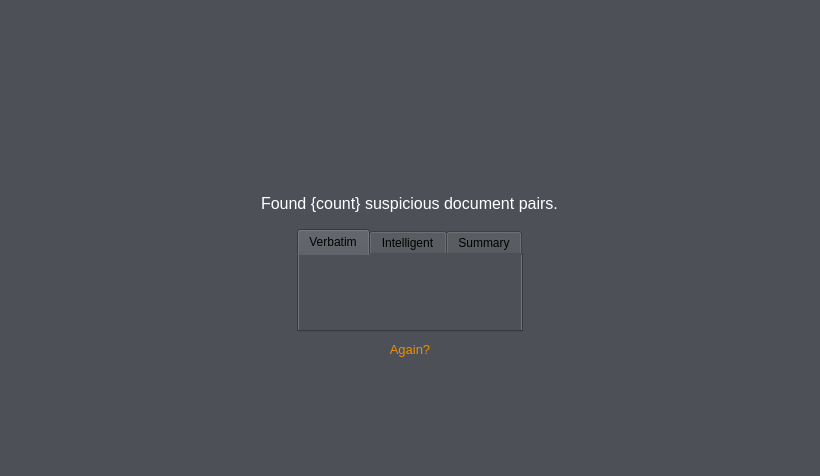
<?xml version="1.0" encoding="UTF-8"?>
<ui version="4.0">
    <class>results_widget</class>
    <widget class="QWidget" name="results_widget">
        <property name="geometry">
            <rect>
                <x>0</x>
                <y>0</y>
                <width>820</width>
                <height>476</height>
            </rect>
        </property>
        <property name="windowTitle">
            <string>Form</string>
        </property>
        <property name="styleSheet">
            <string notr="true">background-color: rgb(77, 80, 87);</string>
        </property>
        <layout class="QVBoxLayout" name="verticalLayout">
            <item>
                <spacer name="top_spacer">
                    <property name="orientation">
                        <enum>Qt::Vertical</enum>
                    </property>
                    <property name="sizeHint" stdset="0">
                        <size>
                            <width>20</width>
                            <height>40</height>
                        </size>
                    </property>
                </spacer>
            </item>
            <item alignment="Qt::AlignHCenter">
                <widget class="QLabel" name="logo_label">
                    <property name="sizePolicy">
                        <sizepolicy hsizetype="Expanding" vsizetype="Fixed">
                            <horstretch>0</horstretch>
                            <verstretch>0</verstretch>
                        </sizepolicy>
                    </property>
                    <property name="minimumSize">
                        <size>
                            <width>0</width>
                            <height>43</height>
                        </size>
                    </property>
                    <property name="maximumSize">
                        <size>
                            <width>16777215</width>
                            <height>16777215</height>
                        </size>
                    </property>
                    <property name="text">
                        <string>&lt;html&gt;&lt;head/&gt;&lt;body&gt;&lt;p align=&quot;center&quot;&gt;&lt;img src=&quot;:/logo.png&quot;/&gt;&lt;/p&gt;&lt;/body&gt;&lt;/html&gt;</string>
                    </property>
                </widget>
            </item>
            <item>
                <spacer name="logo_heading_spacer">
                    <property name="orientation">
                        <enum>Qt::Vertical</enum>
                    </property>
                    <property name="sizeType">
                        <enum>QSizePolicy::Fixed</enum>
                    </property>
                    <property name="sizeHint" stdset="0">
                        <size>
                            <width>20</width>
                            <height>30</height>
                        </size>
                    </property>
                </spacer>
            </item>
            <item alignment="Qt::AlignHCenter">
                <widget class="QLabel" name="doc_pairs_label">
                    <property name="styleSheet">
                        <string notr="true">color: rgb(255, 255, 255);
                            font-size: 12pt;
                            margin-bottom: 10;
                        </string>
                    </property>
                    <property name="text">
                        <string>Found {count} suspicious document pairs.</string>
                    </property>
                </widget>
            </item>
            <item alignment="Qt::AlignHCenter">
                <widget class="QTabWidget" name="doc_pair_tabs">
                    <property name="minimumSize">
                        <size>
                            <width>220</width>
                            <height>0</height>
                        </size>
                    </property>
                    <property name="currentIndex">
                        <number>0</number>
                    </property>
                    <widget class="QWidget" name="verbatim_tab">
                        <attribute name="title">
                            <string>Verbatim</string>
                        </attribute>
                        <layout class="QVBoxLayout" name="verticalLayout_2">
                            <property name="spacing">
                                <number>0</number>
                            </property>
                            <property name="leftMargin">
                                <number>1</number>
                            </property>
                            <property name="topMargin">
                                <number>1</number>
                            </property>
                            <property name="rightMargin">
                                <number>1</number>
                            </property>
                            <property name="bottomMargin">
                                <number>1</number>
                            </property>
                            <item>
                                <widget class="QTableView" name="verbatim_results">
                                    <property name="minimumSize">
                                        <size>
                                            <width>0</width>
                                            <height>0</height>
                                        </size>
                                    </property>
                                    <property name="palette">
                                        <palette>
                                            <active>
                                                <colorrole role="Button">
                                                    <brush brushstyle="SolidPattern">
                                                        <color alpha="255">
                                                            <red>77</red>
                                                            <green>80</green>
                                                            <blue>87</blue>
                                                        </color>
                                                    </brush>
                                                </colorrole>
                                                <colorrole role="Base">
                                                    <brush brushstyle="SolidPattern">
                                                        <color alpha="255">
                                                            <red>77</red>
                                                            <green>80</green>
                                                            <blue>87</blue>
                                                        </color>
                                                    </brush>
                                                </colorrole>
                                                <colorrole role="Window">
                                                    <brush brushstyle="SolidPattern">
                                                        <color alpha="255">
                                                            <red>77</red>
                                                            <green>80</green>
                                                            <blue>87</blue>
                                                        </color>
                                                    </brush>
                                                </colorrole>
                                                <colorrole role="Highlight">
                                                    <brush brushstyle="SolidPattern">
                                                        <color alpha="255">
                                                            <red>109</red>
                                                            <green>119</green>
                                                            <blue>130</blue>
                                                        </color>
                                                    </brush>
                                                </colorrole>
                                                <colorrole role="HighlightedText">
                                                    <brush brushstyle="SolidPattern">
                                                        <color alpha="255">
                                                            <red>0</red>
                                                            <green>0</green>
                                                            <blue>0</blue>
                                                        </color>
                                                    </brush>
                                                </colorrole>
                                            </active>
                                            <inactive>
                                                <colorrole role="Button">
                                                    <brush brushstyle="SolidPattern">
                                                        <color alpha="255">
                                                            <red>77</red>
                                                            <green>80</green>
                                                            <blue>87</blue>
                                                        </color>
                                                    </brush>
                                                </colorrole>
                                                <colorrole role="Base">
                                                    <brush brushstyle="SolidPattern">
                                                        <color alpha="255">
                                                            <red>77</red>
                                                            <green>80</green>
                                                            <blue>87</blue>
                                                        </color>
                                                    </brush>
                                                </colorrole>
                                                <colorrole role="Window">
                                                    <brush brushstyle="SolidPattern">
                                                        <color alpha="255">
                                                            <red>77</red>
                                                            <green>80</green>
                                                            <blue>87</blue>
                                                        </color>
                                                    </brush>
                                                </colorrole>
                                                <colorrole role="Highlight">
                                                    <brush brushstyle="SolidPattern">
                                                        <color alpha="255">
                                                            <red>109</red>
                                                            <green>119</green>
                                                            <blue>130</blue>
                                                        </color>
                                                    </brush>
                                                </colorrole>
                                                <colorrole role="HighlightedText">
                                                    <brush brushstyle="SolidPattern">
                                                        <color alpha="255">
                                                            <red>0</red>
                                                            <green>0</green>
                                                            <blue>0</blue>
                                                        </color>
                                                    </brush>
                                                </colorrole>
                                            </inactive>
                                            <disabled>
                                                <colorrole role="Button">
                                                    <brush brushstyle="SolidPattern">
                                                        <color alpha="255">
                                                            <red>77</red>
                                                            <green>80</green>
                                                            <blue>87</blue>
                                                        </color>
                                                    </brush>
                                                </colorrole>
                                                <colorrole role="Base">
                                                    <brush brushstyle="SolidPattern">
                                                        <color alpha="255">
                                                            <red>77</red>
                                                            <green>80</green>
                                                            <blue>87</blue>
                                                        </color>
                                                    </brush>
                                                </colorrole>
                                                <colorrole role="Window">
                                                    <brush brushstyle="SolidPattern">
                                                        <color alpha="255">
                                                            <red>77</red>
                                                            <green>80</green>
                                                            <blue>87</blue>
                                                        </color>
                                                    </brush>
                                                </colorrole>
                                                <colorrole role="Highlight">
                                                    <brush brushstyle="SolidPattern">
                                                        <color alpha="255">
                                                            <red>0</red>
                                                            <green>120</green>
                                                            <blue>215</blue>
                                                        </color>
                                                    </brush>
                                                </colorrole>
                                                <colorrole role="HighlightedText">
                                                    <brush brushstyle="SolidPattern">
                                                        <color alpha="255">
                                                            <red>0</red>
                                                            <green>0</green>
                                                            <blue>0</blue>
                                                        </color>
                                                    </brush>
                                                </colorrole>
                                            </disabled>
                                        </palette>
                                    </property>
                                    <property name="frameShape">
                                        <enum>QFrame::NoFrame</enum>
                                    </property>
                                    <property name="verticalScrollBarPolicy">
                                        <enum>Qt::ScrollBarAsNeeded</enum>
                                    </property>
                                    <property name="horizontalScrollBarPolicy">
                                        <enum>Qt::ScrollBarAsNeeded</enum>
                                    </property>
                                    <property name="sizeAdjustPolicy">
                                        <enum>QAbstractScrollArea::AdjustToContents</enum>
                                    </property>
                                    <property name="editTriggers">
                                        <set>QAbstractItemView::NoEditTriggers</set>
                                    </property>
                                    <property name="tabKeyNavigation">
                                        <bool>true</bool>
                                    </property>
                                    <property name="selectionMode">
                                        <enum>QAbstractItemView::SingleSelection</enum>
                                    </property>
                                    <property name="selectionBehavior">
                                        <enum>QAbstractItemView::SelectRows</enum>
                                    </property>
                                    <attribute name="horizontalHeaderStretchLastSection">
                                        <bool>true</bool>
                                    </attribute>
                                    <attribute name="verticalHeaderVisible">
                                        <bool>false</bool>
                                    </attribute>
                                </widget>
                            </item>
                        </layout>
                    </widget>
                    <widget class="QWidget" name="intelligent_tab">
                        <attribute name="title">
                            <string>Intelligent</string>
                        </attribute>
                        <layout class="QVBoxLayout" name="verticalLayout_3">
                            <property name="leftMargin">
                                <number>1</number>
                            </property>
                            <property name="topMargin">
                                <number>1</number>
                            </property>
                            <property name="rightMargin">
                                <number>1</number>
                            </property>
                            <property name="bottomMargin">
                                <number>1</number>
                            </property>
                            <item>
                                <widget class="QTableView" name="intelligent_results">
                                    <property name="minimumSize">
                                        <size>
                                            <width>220</width>
                                            <height>0</height>
                                        </size>
                                    </property>
                                    <property name="palette">
                                        <palette>
                                            <active>
                                                <colorrole role="Button">
                                                    <brush brushstyle="SolidPattern">
                                                        <color alpha="255">
                                                            <red>77</red>
                                                            <green>80</green>
                                                            <blue>87</blue>
                                                        </color>
                                                    </brush>
                                                </colorrole>
                                                <colorrole role="Base">
                                                    <brush brushstyle="SolidPattern">
                                                        <color alpha="255">
                                                            <red>77</red>
                                                            <green>80</green>
                                                            <blue>87</blue>
                                                        </color>
                                                    </brush>
                                                </colorrole>
                                                <colorrole role="Window">
                                                    <brush brushstyle="SolidPattern">
                                                        <color alpha="255">
                                                            <red>77</red>
                                                            <green>80</green>
                                                            <blue>87</blue>
                                                        </color>
                                                    </brush>
                                                </colorrole>
                                                <colorrole role="Highlight">
                                                    <brush brushstyle="SolidPattern">
                                                        <color alpha="255">
                                                            <red>109</red>
                                                            <green>119</green>
                                                            <blue>130</blue>
                                                        </color>
                                                    </brush>
                                                </colorrole>
                                                <colorrole role="HighlightedText">
                                                    <brush brushstyle="SolidPattern">
                                                        <color alpha="255">
                                                            <red>0</red>
                                                            <green>0</green>
                                                            <blue>0</blue>
                                                        </color>
                                                    </brush>
                                                </colorrole>
                                            </active>
                                            <inactive>
                                                <colorrole role="Button">
                                                    <brush brushstyle="SolidPattern">
                                                        <color alpha="255">
                                                            <red>77</red>
                                                            <green>80</green>
                                                            <blue>87</blue>
                                                        </color>
                                                    </brush>
                                                </colorrole>
                                                <colorrole role="Base">
                                                    <brush brushstyle="SolidPattern">
                                                        <color alpha="255">
                                                            <red>77</red>
                                                            <green>80</green>
                                                            <blue>87</blue>
                                                        </color>
                                                    </brush>
                                                </colorrole>
                                                <colorrole role="Window">
                                                    <brush brushstyle="SolidPattern">
                                                        <color alpha="255">
                                                            <red>77</red>
                                                            <green>80</green>
                                                            <blue>87</blue>
                                                        </color>
                                                    </brush>
                                                </colorrole>
                                                <colorrole role="Highlight">
                                                    <brush brushstyle="SolidPattern">
                                                        <color alpha="255">
                                                            <red>109</red>
                                                            <green>119</green>
                                                            <blue>130</blue>
                                                        </color>
                                                    </brush>
                                                </colorrole>
                                                <colorrole role="HighlightedText">
                                                    <brush brushstyle="SolidPattern">
                                                        <color alpha="255">
                                                            <red>0</red>
                                                            <green>0</green>
                                                            <blue>0</blue>
                                                        </color>
                                                    </brush>
                                                </colorrole>
                                            </inactive>
                                            <disabled>
                                                <colorrole role="Button">
                                                    <brush brushstyle="SolidPattern">
                                                        <color alpha="255">
                                                            <red>77</red>
                                                            <green>80</green>
                                                            <blue>87</blue>
                                                        </color>
                                                    </brush>
                                                </colorrole>
                                                <colorrole role="Base">
                                                    <brush brushstyle="SolidPattern">
                                                        <color alpha="255">
                                                            <red>77</red>
                                                            <green>80</green>
                                                            <blue>87</blue>
                                                        </color>
                                                    </brush>
                                                </colorrole>
                                                <colorrole role="Window">
                                                    <brush brushstyle="SolidPattern">
                                                        <color alpha="255">
                                                            <red>77</red>
                                                            <green>80</green>
                                                            <blue>87</blue>
                                                        </color>
                                                    </brush>
                                                </colorrole>
                                                <colorrole role="Highlight">
                                                    <brush brushstyle="SolidPattern">
                                                        <color alpha="255">
                                                            <red>0</red>
                                                            <green>120</green>
                                                            <blue>215</blue>
                                                        </color>
                                                    </brush>
                                                </colorrole>
                                                <colorrole role="HighlightedText">
                                                    <brush brushstyle="SolidPattern">
                                                        <color alpha="255">
                                                            <red>0</red>
                                                            <green>0</green>
                                                            <blue>0</blue>
                                                        </color>
                                                    </brush>
                                                </colorrole>
                                            </disabled>
                                        </palette>
                                    </property>
                                    <property name="frameShape">
                                        <enum>QFrame::NoFrame</enum>
                                    </property>
                                    <property name="verticalScrollBarPolicy">
                                        <enum>Qt::ScrollBarAsNeeded</enum>
                                    </property>
                                    <property name="horizontalScrollBarPolicy">
                                        <enum>Qt::ScrollBarAsNeeded</enum>
                                    </property>
                                    <property name="sizeAdjustPolicy">
                                        <enum>QAbstractScrollArea::AdjustToContents</enum>
                                    </property>
                                    <property name="editTriggers">
                                        <set>QAbstractItemView::NoEditTriggers</set>
                                    </property>
                                    <property name="tabKeyNavigation">
                                        <bool>true</bool>
                                    </property>
                                    <property name="selectionMode">
                                        <enum>QAbstractItemView::SingleSelection</enum>
                                    </property>
                                    <property name="selectionBehavior">
                                        <enum>QAbstractItemView::SelectRows</enum>
                                    </property>
                                    <attribute name="horizontalHeaderStretchLastSection">
                                        <bool>true</bool>
                                    </attribute>
                                    <attribute name="verticalHeaderVisible">
                                        <bool>false</bool>
                                    </attribute>
                                </widget>
                            </item>
                        </layout>
                    </widget>
                    <widget class="QWidget" name="summary_tab">
                        <attribute name="title">
                            <string>Summary</string>
                        </attribute>
                        <layout class="QVBoxLayout" name="verticalLayout_4">
                            <property name="leftMargin">
                                <number>1</number>
                            </property>
                            <property name="topMargin">
                                <number>1</number>
                            </property>
                            <property name="rightMargin">
                                <number>1</number>
                            </property>
                            <property name="bottomMargin">
                                <number>1</number>
                            </property>
                            <item>
                                <widget class="QTableView" name="summary_results">
                                    <property name="minimumSize">
                                        <size>
                                            <width>220</width>
                                            <height>0</height>
                                        </size>
                                    </property>
                                    <property name="palette">
                                        <palette>
                                            <active>
                                                <colorrole role="Button">
                                                    <brush brushstyle="SolidPattern">
                                                        <color alpha="255">
                                                            <red>77</red>
                                                            <green>80</green>
                                                            <blue>87</blue>
                                                        </color>
                                                    </brush>
                                                </colorrole>
                                                <colorrole role="Base">
                                                    <brush brushstyle="SolidPattern">
                                                        <color alpha="255">
                                                            <red>77</red>
                                                            <green>80</green>
                                                            <blue>87</blue>
                                                        </color>
                                                    </brush>
                                                </colorrole>
                                                <colorrole role="Window">
                                                    <brush brushstyle="SolidPattern">
                                                        <color alpha="255">
                                                            <red>77</red>
                                                            <green>80</green>
                                                            <blue>87</blue>
                                                        </color>
                                                    </brush>
                                                </colorrole>
                                                <colorrole role="Highlight">
                                                    <brush brushstyle="SolidPattern">
                                                        <color alpha="255">
                                                            <red>109</red>
                                                            <green>119</green>
                                                            <blue>130</blue>
                                                        </color>
                                                    </brush>
                                                </colorrole>
                                                <colorrole role="HighlightedText">
                                                    <brush brushstyle="SolidPattern">
                                                        <color alpha="255">
                                                            <red>0</red>
                                                            <green>0</green>
                                                            <blue>0</blue>
                                                        </color>
                                                    </brush>
                                                </colorrole>
                                            </active>
                                            <inactive>
                                                <colorrole role="Button">
                                                    <brush brushstyle="SolidPattern">
                                                        <color alpha="255">
                                                            <red>77</red>
                                                            <green>80</green>
                                                            <blue>87</blue>
                                                        </color>
                                                    </brush>
                                                </colorrole>
                                                <colorrole role="Base">
                                                    <brush brushstyle="SolidPattern">
                                                        <color alpha="255">
                                                            <red>77</red>
                                                            <green>80</green>
                                                            <blue>87</blue>
                                                        </color>
                                                    </brush>
                                                </colorrole>
                                                <colorrole role="Window">
                                                    <brush brushstyle="SolidPattern">
                                                        <color alpha="255">
                                                            <red>77</red>
                                                            <green>80</green>
                                                            <blue>87</blue>
                                                        </color>
                                                    </brush>
                                                </colorrole>
                                                <colorrole role="Highlight">
                                                    <brush brushstyle="SolidPattern">
                                                        <color alpha="255">
                                                            <red>109</red>
                                                            <green>119</green>
                                                            <blue>130</blue>
                                                        </color>
                                                    </brush>
                                                </colorrole>
                                                <colorrole role="HighlightedText">
                                                    <brush brushstyle="SolidPattern">
                                                        <color alpha="255">
                                                            <red>0</red>
                                                            <green>0</green>
                                                            <blue>0</blue>
                                                        </color>
                                                    </brush>
                                                </colorrole>
                                            </inactive>
                                            <disabled>
                                                <colorrole role="Button">
                                                    <brush brushstyle="SolidPattern">
                                                        <color alpha="255">
                                                            <red>77</red>
                                                            <green>80</green>
                                                            <blue>87</blue>
                                                        </color>
                                                    </brush>
                                                </colorrole>
                                                <colorrole role="Base">
                                                    <brush brushstyle="SolidPattern">
                                                        <color alpha="255">
                                                            <red>77</red>
                                                            <green>80</green>
                                                            <blue>87</blue>
                                                        </color>
                                                    </brush>
                                                </colorrole>
                                                <colorrole role="Window">
                                                    <brush brushstyle="SolidPattern">
                                                        <color alpha="255">
                                                            <red>77</red>
                                                            <green>80</green>
                                                            <blue>87</blue>
                                                        </color>
                                                    </brush>
                                                </colorrole>
                                                <colorrole role="Highlight">
                                                    <brush brushstyle="SolidPattern">
                                                        <color alpha="255">
                                                            <red>0</red>
                                                            <green>120</green>
                                                            <blue>215</blue>
                                                        </color>
                                                    </brush>
                                                </colorrole>
                                                <colorrole role="HighlightedText">
                                                    <brush brushstyle="SolidPattern">
                                                        <color alpha="255">
                                                            <red>0</red>
                                                            <green>0</green>
                                                            <blue>0</blue>
                                                        </color>
                                                    </brush>
                                                </colorrole>
                                            </disabled>
                                        </palette>
                                    </property>
                                    <property name="frameShape">
                                        <enum>QFrame::NoFrame</enum>
                                    </property>
                                    <property name="verticalScrollBarPolicy">
                                        <enum>Qt::ScrollBarAsNeeded</enum>
                                    </property>
                                    <property name="horizontalScrollBarPolicy">
                                        <enum>Qt::ScrollBarAsNeeded</enum>
                                    </property>
                                    <property name="sizeAdjustPolicy">
                                        <enum>QAbstractScrollArea::AdjustToContents</enum>
                                    </property>
                                    <property name="editTriggers">
                                        <set>QAbstractItemView::NoEditTriggers</set>
                                    </property>
                                    <property name="tabKeyNavigation">
                                        <bool>true</bool>
                                    </property>
                                    <property name="selectionMode">
                                        <enum>QAbstractItemView::SingleSelection</enum>
                                    </property>
                                    <property name="selectionBehavior">
                                        <enum>QAbstractItemView::SelectRows</enum>
                                    </property>
                                    <attribute name="horizontalHeaderStretchLastSection">
                                        <bool>true</bool>
                                    </attribute>
                                    <attribute name="verticalHeaderVisible">
                                        <bool>false</bool>
                                    </attribute>
                                </widget>
                            </item>
                        </layout>
                    </widget>
                </widget>
            </item>
            <item alignment="Qt::AlignHCenter">
                <widget class="QPushButton" name="again_button_res">
                    <property name="sizePolicy">
                        <sizepolicy hsizetype="Preferred" vsizetype="Preferred">
                            <horstretch>0</horstretch>
                            <verstretch>0</verstretch>
                        </sizepolicy>
                    </property>
                    <property name="font">
                        <font>
                            <pointsize>10</pointsize>
                        </font>
                    </property>
                    <property name="styleSheet">
                        <string notr="true">QPushButton {
                            color: #f28d01;
                            }

                            :hover{
                            color: #b56900;
                            }
                        </string>
                    </property>
                    <property name="text">
                        <string>Again?</string>
                    </property>
                    <property name="flat">
                        <bool>true</bool>
                    </property>
                </widget>
            </item>
            <item>
                <spacer name="again_bottom_spacer_res">
                    <property name="orientation">
                        <enum>Qt::Vertical</enum>
                    </property>
                    <property name="sizeHint" stdset="0">
                        <size>
                            <width>20</width>
                            <height>40</height>
                        </size>
                    </property>
                </spacer>
            </item>
        </layout>
    </widget>
    <resources>
        <include location="../res/resources.qrc"/>
    </resources>
    <connections/>
</ui>
